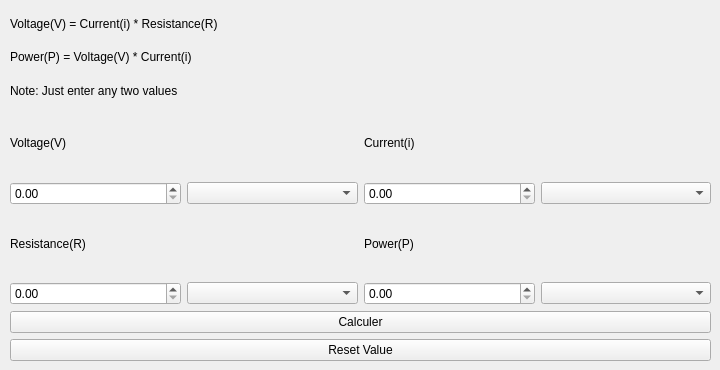
    <widget class="QWidget" name="ohmLaw">
     <attribute name="title">
      <string>Ohm Law</string>
     </attribute>
     <widget class="QWidget" name="layoutWidget">
      <property name="geometry">
       <rect>
        <x>10</x>
        <y>10</y>
        <width>701</width>
        <height>351</height>
       </rect>
      </property>
      <layout class="QGridLayout" name="gridLayout_5">
       <item row="2" column="0">
        <layout class="QGridLayout" name="gridLayout_3">
         <item row="0" column="0">
          <widget class="QLabel" name="label_6">
           <property name="text">
            <string>Resistance(R)</string>
           </property>
          </widget>
         </item>
         <item row="1" column="1">
          <widget class="QComboBox" name="ohmLaw_unitohm"/>
         </item>
         <item row="1" column="0">
          <widget class="QDoubleSpinBox" name="ohmLaw_resInput"/>
         </item>
        </layout>
       </item>
       <item row="3" column="0" colspan="2">
        <widget class="QPushButton" name="calc_ohmLaw">
         <property name="text">
          <string>Calculer</string>
         </property>
        </widget>
       </item>
       <item row="1" column="1">
        <layout class="QGridLayout" name="gridLayout_2">
         <item row="0" column="0">
          <widget class="QLabel" name="label_5">
           <property name="text">
            <string>Current(i)</string>
           </property>
          </widget>
         </item>
         <item row="1" column="1">
          <widget class="QComboBox" name="ohmLaw_unitA"/>
         </item>
         <item row="1" column="0">
          <widget class="QDoubleSpinBox" name="ohmLaw_currentInput"/>
         </item>
        </layout>
       </item>
       <item row="2" column="1">
        <layout class="QGridLayout" name="gridLayout_4">
         <item row="0" column="0">
          <widget class="QLabel" name="label_7">
           <property name="text">
            <string>Power(P)</string>
           </property>
          </widget>
         </item>
         <item row="1" column="1">
          <widget class="QComboBox" name="ohmLaw_unitW"/>
         </item>
         <item row="1" column="0">
          <widget class="QDoubleSpinBox" name="ohmLaw_powInput"/>
         </item>
        </layout>
       </item>
       <item row="0" column="0" colspan="2">
        <layout class="QVBoxLayout" name="verticalLayout">
         <item>
          <widget class="QLabel" name="label">
           <property name="text">
            <string>Voltage(V) = Current(i) * Resistance(R)</string>
           </property>
          </widget>
         </item>
         <item>
          <widget class="QLabel" name="label_2">
           <property name="text">
            <string>Power(P) = Voltage(V) * Current(i)</string>
           </property>
          </widget>
         </item>
         <item>
          <widget class="QLabel" name="label_3">
           <property name="text">
            <string>Note: Just enter any two values</string>
           </property>
          </widget>
         </item>
        </layout>
       </item>
       <item row="1" column="0">
        <layout class="QGridLayout" name="gridLayout">
         <item row="0" column="0">
          <widget class="QLabel" name="label_4">
           <property name="text">
            <string>Voltage(V)</string>
           </property>
          </widget>
         </item>
         <item row="1" column="1">
          <widget class="QComboBox" name="ohmLaw_unitV"/>
         </item>
         <item row="1" column="0">
          <widget class="QDoubleSpinBox" name="ohmLaw_voltInput"/>
         </item>
        </layout>
       </item>
       <item row="4" column="0" colspan="2">
        <widget class="QPushButton" name="resetValue_ohmLaw">
         <property name="text">
          <string>Reset Value</string>
         </property>
        </widget>
       </item>
      </layout>
     </widget>
    </widget>
